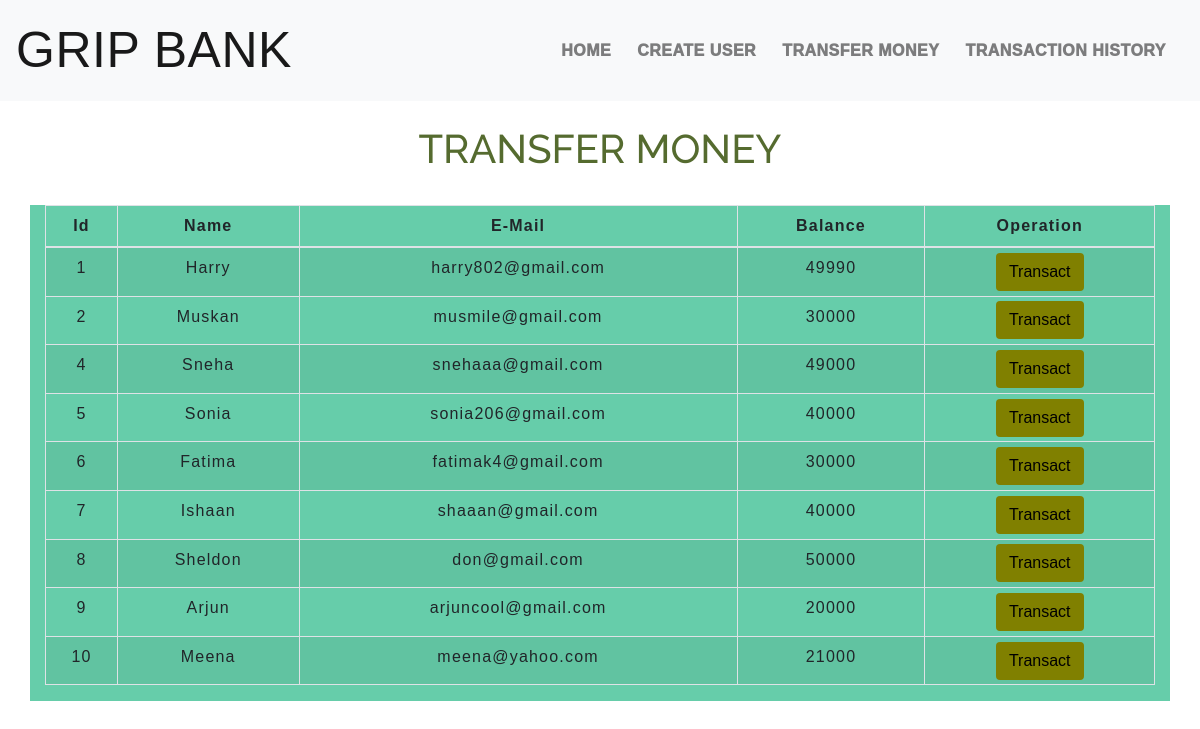
The app's page /transfermoney.php with its own data.
### tables this page shows
CREATE TABLE `users` (
  `id` int(3) NOT NULL,
  `name` text NOT NULL,
  `email` varchar(30) NOT NULL,
  `balance` int(8) NOT NULL
);

### transfermoney.php (the view, shortened to what this page needs)
<!DOCTYPE html>
<html lang="en">
<head>
    <link rel="stylesheet" href="https://maxcdn.bootstrapcdn.com/bootstrap/4.0.0/css/bootstrap.min.css">
    <link rel="stylesheet" type="text/css" href="css/table.css">
    <link rel="stylesheet" type="text/css" href="css/navbar.css">
</head>
<body>
<?php
    include 'config.php';
    $sql = "SELECT * FROM users";
    $result = mysqli_query($conn,$sql);
?>
<?php
  include 'navbar.php';
?>
<div class="container">
        <h2 class="text-center pt-4" style="color: darkolivegreen;">TRANSFER MONEY</h2>
        <br>
            <div class="row">
                <div class="col"style="background-color: mediumaquamarine">
                    <div class="table-responsive-sm">
                    <table class="table table-hover table-sm table-striped table-condensed table-bordered">
                        <thead>
                            <tr>
                            <th scope="col" class="text-center py-2">Id</th>
                            <th scope="col" class="text-center py-2">Name</th>
                            <th scope="col" class="text-center py-2">E-Mail</th>
                            <th scope="col" class="text-center py-2">Balance</th>
                            <th scope="col" class="text-center py-2">Operation</th>
                            </tr>
                        </thead>
                        <tbody>
                <?php
                    while($rows=mysqli_fetch_assoc($result)){
                ?>
                    <tr>
                        <td class="py-2"><?php echo $rows['id'] ?></td>
                        <td class="py-2"><?php echo $rows['name']?></td>
                        <td class="py-2"><?php echo $rows['email']?></td>
                        <td class="py-2"><?php echo $rows['balance']?></td>
                        <td><a href="selecteduserdetail.php?id= <?php echo $rows['id'] ;?>"> <button type="button" class="btn">Transact</button></a></td>
                    </tr>
                <?php
                    }
                ?>
                        </tbody>
                    </table>
                    </div>
                </div>
            </div>
         </div>
</body>
</html>

### navbar.php (shortened to what this page needs)
<nav class="navbar navbar-expand-md navbar-light bg-light">
<a class="navbar-brand" href="index.php" >GRIP BANK </a>
<div class="collapse navbar-collapse" id="collapsibleNavbar">
      <ul class="navbar-nav ml-auto">
        <li class="nav-item">
          <a class="nav-link" href="index.php">HOME</a>
        </li>
        <li class="nav-item">
          <a class="nav-link" href="createuser.php">CREATE USER</a>
        </li>
        <li class="nav-item">
          <a class="nav-link" href="transfermoney.php">TRANSFER MONEY</a>
        </li>
        <li class="nav-item">
          <a class="nav-link" href="transactionhistory.php">TRANSACTION HISTORY</a>
        </li>
    </div>
 </nav>

### css/table.css (style rules this page uses)
* { padding: 0; margin: 0; box-sizing: border-box; font-family: sans-serif; }
h2 { font-size: 40px; }
table { letter-spacing: 1.2px; background-color:darkseagreen; }
td { text-align: center; }
button { border:none; background: #808000; transition: 1s; }

### css/navbar.css (style rules this page uses)
.nav-link { margin-right: 10px; color:white; letter-spacing: 0.5px; transition: 0.5s; font-size: 10; font-weight: 1000; }
.navbar-brand { color: black; letter-spacing: 0.5px; font-weight: 500; font-size: 50px; background-image:style=url('back.jpg'); }
h2 { color: #FFE4C4; letter-spacing: 0px; font-family: raleway; }

### transfermoney.php (style rules this page uses)
button { transition: 1.5s; }

### records on screen
users: id "1", name "Harry", email "harry802@gmail.com", balance "49990"
users: id "2", name "Muskan", email "musmile@gmail.com", balance "30000"
users: id "4", name "Sneha", email "snehaaa@gmail.com", balance "49000"
users: id "5", name "Sonia", email "sonia206@gmail.com", balance "40000"
users: id "6", name "Fatima", email "fatimak4@gmail.com", balance "30000"
users: id "7", name "Ishaan", email "shaaan@gmail.com", balance "40000"
users: id "8", name "Sheldon", email "don@gmail.com", balance "50000"
users: id "9", name "Arjun", email "arjuncool@gmail.com", balance "20000"
users: id "10", name "Meena", email "meena@yahoo.com", balance "21000"
